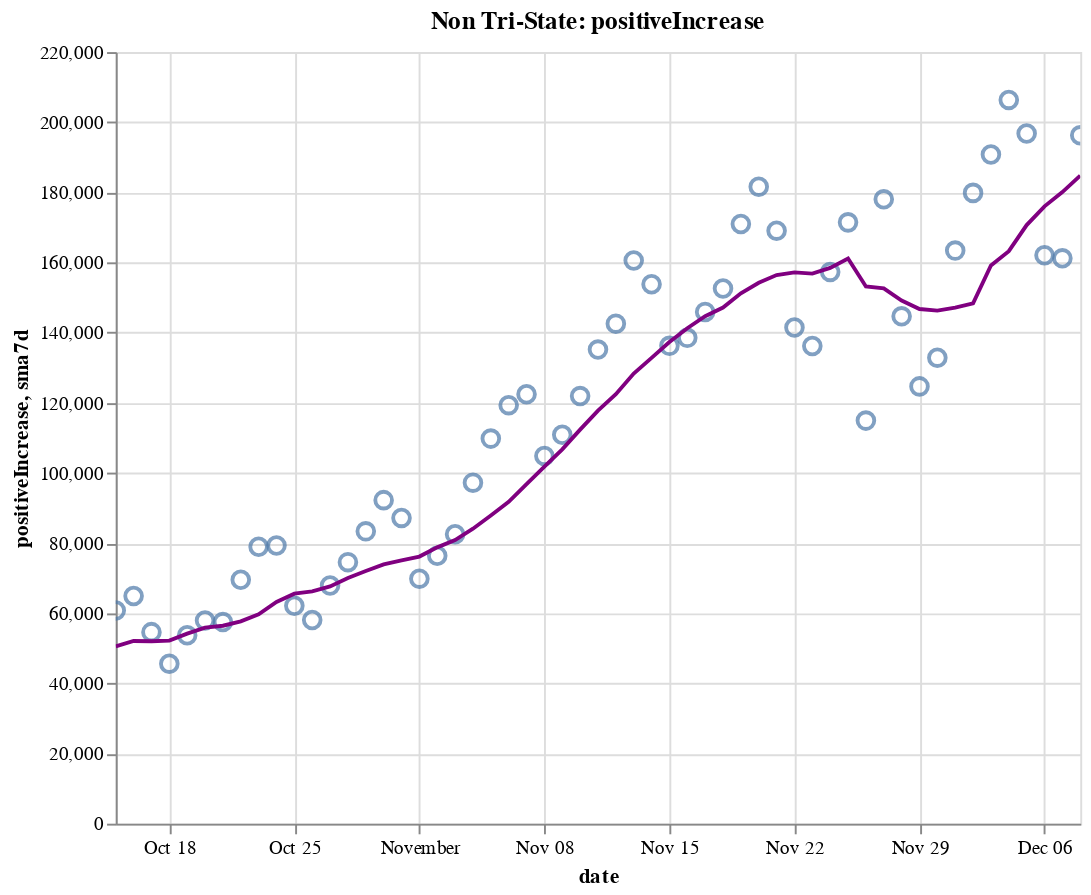

The cell this chart's notebook holds for it:
### Code cell
create_plot(non_tristate, 'positiveIncrease')

### Figure 1 — Vega-Lite specification as saved in the notebook (floating-point values rounded to 4 significant figures)
{"config": {"view": {"continuousWidth": 400, "continuousHeight": 300}}, "layer": [{"layer": [{"mark": {"type": "point", "size": 75}, "encoding": {"tooltip": [{"type": "temporal", "field": "date"}, {"type": "quantitative", "field": "positiveIncrease"}, {"type": "quantitative", "field": "sma7d"}], "x": {"type": "temporal", "field": "date"}, "y": {"type": "quantitative", "field": "positiveIncrease"}}, "selection": {"selector014": {"type": "interval", "bind": "scales", "encodings": ["x", "y"]}}}, {"mark": {"type": "line", "color": "purple"}, "encoding": {"x": {"type": "temporal", "field": "date"}, "y": {"type": "quantitative", "field": "sma7d"}}}]}, {"mark": {"type": "rule", "color": "#aaa"}, "encoding": {"x": {"type": "temporal", "field": "date"}}, "transform": [{"filter": {"selection": "selector013"}}]}, {"mark": "circle", "encoding": {"opacity": {"condition": {"value": 1, "selection": "selector013"}, "value": 0}, "tooltip": [{"type": "temporal", "field": "date"}, {"type": "quantitative", "field": "positiveIncrease"}, {"type": "quantitative", "field": "sma7d"}], "x": {"type": "temporal", "field": "date"}, "y": {"type": "quantitative", "field": "positiveIncrease"}}, "selection": {"selector013": {"type": "single", "encodings": ["x"], "on": "mouseover", "nearest": true, "empty": "none"}}}, {"mark": {"type": "text", "align": "left", "dx": 5, "dy": -5, "stroke": "white", "strokeWidth": 2}, "encoding": {"text": {"type": "quantitative", "field": "positiveIncrease"}, "tooltip": [{"type": "temporal", "field": "date"}, {"type": "quantitative", "field": "positiveIncrease"}, {"type": "quantitative", "field": "sma7d"}], "x": {"type": "temporal", "field": "date"}, "y": {"type": "quantitative", "field": "positiveIncrease"}}, "transform": [{"filter": {"selection": "selector013"}}]}, {"mark": {"type": "text", "align": "left", "dx": 5, "dy": -5}, "encoding": {"text": {"type": "quantitative", "field": "positiveIncrease"}, "tooltip": [{"type": "temporal", "field": "date"}, {"type": "quantitative", "field": "positiveIncrease"}, {"type": "quantitative", "field": "sma7d"}], "x": {"type": "temporal", "field": "date"}, "y": {"type": "quantitative", "field": "positiveIncrease"}}, "transform": [{"filter": {"selection": "selector013"}}]}], "data": {"name": "data-5db820fd0b51b28b0c0710168b664470"}, "height": 400, "title": "Non Tri-State: positiveIncrease", "width": 500, "$schema": "https://vega.github.io/schema/vega-lite/v4.8.1.json", "datasets": {"data-5db820fd0b51b28b0c0710168b664470": [{"date": "2020-10-15T00:00:00", "totalTestResultsIncrease": 926800.0, "positiveIncrease": 60800.0, "death": 163100.0, "deathIncrease": 908.0, "positiveRate": 0.066, "state": "Non Tri-State", "sma7d": 50540.0}, {"date": "2020-10-16T00:00:00", "totalTestResultsIncrease": 1031000.0, "positiveIncrease": 64930.0, "death": 164000.0, "deathIncrease": 880.0, "positiveRate": 0.063, "state": "Non Tri-State", "sma7d": 52100.0}, {"date": "2020-10-17T00:00:00", "totalTestResultsIncrease": 1104000.0, "positiveIncrease": 54610.0, "death": 164700.0, "deathIncrease": 762.0, "positiveRate": 0.049, "state": "Non Tri-State", "sma7d": 52030.0}, {"date": "2020-10-18T00:00:00", "totalTestResultsIncrease": 921600.0, "positiveIncrease": 45620.0, "death": 165100.0, "deathIncrease": 388.0, "positiveRate": 0.049, "state": "Non Tri-State", "sma7d": 52210.0}, {"date": "2020-10-19T00:00:00", "totalTestResultsIncrease": 900100.0, "positiveIncrease": 53730.0, "death": 165500.0, "deathIncrease": 426.0, "positiveRate": 0.06, "state": "Non Tri-State", "sma7d": 54190.0}, {"date": "2020-10-20T00:00:00", "totalTestResultsIncrease": 829900.0, "positiveIncrease": 57930.0, "death": 166300.0, "deathIncrease": 806.0, "positiveRate": 0.07, "state": "Non Tri-State", "sma7d": 55910.0}, {"date": "2020-10-21T00:00:00", "totalTestResultsIncrease": 772300.0, "positiveIncrease": 57490.0, "death": 167300.0, "deathIncrease": 986.0, "positiveRate": 0.074, "state": "Non Tri-State", "sma7d": 56440.0}, {"date": "2020-10-22T00:00:00", "totalTestResultsIncrease": 1039000.0, "positiveIncrease": 69550.0, "death": 168400.0, "deathIncrease": 1091.0, "positiveRate": 0.067, "state": "Non Tri-State", "sma7d": 57690.0}, {"date": "2020-10-23T00:00:00", "totalTestResultsIncrease": 1178000.0, "positiveIncrease": 78970.0, "death": 169300.0, "deathIncrease": 905.0, "positiveRate": 0.067, "state": "Non Tri-State", "sma7d": 59700.0}, {"date": "2020-10-24T00:00:00", "totalTestResultsIncrease": 1165000.0, "positiveIncrease": 79320.0, "death": 170200.0, "deathIncrease": 869.0, "positiveRate": 0.068, "state": "Non Tri-State", "sma7d": 63230.0}, {"date": "2020-10-25T00:00:00", "totalTestResultsIncrease": 1021000.0, "positiveIncrease": 62130.0, "death": 170600.0, "deathIncrease": 366.0, "positiveRate": 0.061, "state": "Non Tri-State", "sma7d": 65590.0}, {"date": "2020-10-26T00:00:00", "totalTestResultsIncrease": 967400.0, "positiveIncrease": 58070.0, "death": 170900.0, "deathIncrease": 371.0, "positiveRate": 0.06, "state": "Non Tri-State", "sma7d": 66210.0}, {"date": "2020-10-27T00:00:00", "totalTestResultsIncrease": 916900.0, "positiveIncrease": 67910.0, "death": 171800.0, "deathIncrease": 883.0, "positiveRate": 0.074, "state": "Non Tri-State", "sma7d": 67630.0}, {"date": "2020-10-28T00:00:00", "totalTestResultsIncrease": 913400.0, "positiveIncrease": 74560.0, "death": 172800.0, "deathIncrease": 1002.0, "positiveRate": 0.082, "state": "Non Tri-State", "sma7d": 70070.0}, {"date": "2020-10-29T00:00:00", "totalTestResultsIncrease": 1093000.0, "positiveIncrease": 83360.0, "death": 173800.0, "deathIncrease": 1005.0, "positiveRate": 0.076, "state": "Non Tri-State", "sma7d": 72050.0}, {"date": "2020-10-30T00:00:00", "totalTestResultsIncrease": 1184000.0, "positiveIncrease": 92250.0, "death": 174700.0, "deathIncrease": 921.0, "positiveRate": 0.078, "state": "Non Tri-State", "sma7d": 73940.0}, {"date": "2020-10-31T00:00:00", "totalTestResultsIncrease": 1172000.0, "positiveIncrease": 87170.0, "death": 175700.0, "deathIncrease": 949.0, "positiveRate": 0.074, "state": "Non Tri-State", "sma7d": 75060.0}, {"date": "2020-11-01T00:00:00", "totalTestResultsIncrease": 977200.0, "positiveIncrease": 69850.0, "death": 176100.0, "deathIncrease": 374.0, "positiveRate": 0.071, "state": "Non Tri-State", "sma7d": 76170.0}, {"date": "2020-11-02T00:00:00", "totalTestResultsIncrease": 1087000.0, "positiveIncrease": 76400.0, "death": 176500.0, "deathIncrease": 463.0, "positiveRate": 0.07, "state": "Non Tri-State", "sma7d": 78780.0}, {"date": "2020-11-03T00:00:00", "totalTestResultsIncrease": 956000.0, "positiveIncrease": 82520.0, "death": 178000.0, "deathIncrease": 1481.0, "positiveRate": 0.086, "state": "Non Tri-State", "sma7d": 80870.0}, {"date": "2020-11-04T00:00:00", "totalTestResultsIncrease": 1053000.0, "positiveIncrease": 97230.0, "death": 179100.0, "deathIncrease": 1068.0, "positiveRate": 0.092, "state": "Non Tri-State", "sma7d": 84110.0}, {"date": "2020-11-05T00:00:00", "totalTestResultsIncrease": 1299000.0, "positiveIncrease": 109800.0, "death": 180200.0, "deathIncrease": 1099.0, "positiveRate": 0.085, "state": "Non Tri-State", "sma7d": 87890.0}, {"date": "2020-11-06T00:00:00", "totalTestResultsIncrease": 1328000.0, "positiveIncrease": 119300.0, "death": 181300.0, "deathIncrease": 1127.0, "positiveRate": 0.09, "state": "Non Tri-State", "sma7d": 91760.0}, {"date": "2020-11-07T00:00:00", "totalTestResultsIncrease": 1150000.0, "positiveIncrease": 122400.0, "death": 182400.0, "deathIncrease": 1092.0, "positiveRate": 0.107, "state": "Non Tri-State", "sma7d": 96790.0}, {"date": "2020-11-08T00:00:00", "totalTestResultsIncrease": 1105000.0, "positiveIncrease": 104800.0, "death": 182900.0, "deathIncrease": 473.0, "positiveRate": 0.095, "state": "Non Tri-State", "sma7d": 101800.0}, {"date": "2020-11-09T00:00:00", "totalTestResultsIncrease": 1243000.0, "positiveIncrease": 110900.0, "death": 183400.0, "deathIncrease": 513.0, "positiveRate": 0.089, "state": "Non Tri-State", "sma7d": 106700.0}, {"date": "2020-11-10T00:00:00", "totalTestResultsIncrease": 1097000.0, "positiveIncrease": 121900.0, "death": 184700.0, "deathIncrease": 1298.0, "positiveRate": 0.111, "state": "Non Tri-State", "sma7d": 112300.0}, {"date": "2020-11-11T00:00:00", "totalTestResultsIncrease": 1173000.0, "positiveIncrease": 135200.0, "death": 186200.0, "deathIncrease": 1518.0, "positiveRate": 0.115, "state": "Non Tri-State", "sma7d": 117800.0}, {"date": "2020-11-12T00:00:00", "totalTestResultsIncrease": 1249000.0, "positiveIncrease": 142600.0, "death": 187300.0, "deathIncrease": 1061.0, "positiveRate": 0.114, "state": "Non Tri-State", "sma7d": 122500.0}, {"date": "2020-11-13T00:00:00", "totalTestResultsIncrease": 1406000.0, "positiveIncrease": 160600.0, "death": 188500.0, "deathIncrease": 1206.0, "positiveRate": 0.114, "state": "Non Tri-State", "sma7d": 128300.0}, {"date": "2020-11-14T00:00:00", "totalTestResultsIncrease": 1436000.0, "positiveIncrease": 153800.0, "death": 189700.0, "deathIncrease": 1281.0, "positiveRate": 0.107, "state": "Non Tri-State", "sma7d": 132800.0}, {"date": "2020-11-15T00:00:00", "totalTestResultsIncrease": 1354000.0, "positiveIncrease": 136200.0, "death": 190400.0, "deathIncrease": 639.0, "positiveRate": 0.101, "state": "Non Tri-State", "sma7d": 137300.0}, {"date": "2020-11-16T00:00:00", "totalTestResultsIncrease": 1273000.0, "positiveIncrease": 138500.0, "death": 190900.0, "deathIncrease": 557.0, "positiveRate": 0.109, "state": "Non Tri-State", "sma7d": 141300.0}, {"date": "2020-11-17T00:00:00", "totalTestResultsIncrease": 1285000.0, "positiveIncrease": 145900.0, "death": 192400.0, "deathIncrease": 1475.0, "positiveRate": 0.114, "state": "Non Tri-State", "sma7d": 144700.0}, {"date": "2020-11-18T00:00:00", "totalTestResultsIncrease": 1259000.0, "positiveIncrease": 152600.0, "death": 194200.0, "deathIncrease": 1778.0, "positiveRate": 0.121, "state": "Non Tri-State", "sma7d": 147200.0}, {"date": "2020-11-19T00:00:00", "totalTestResultsIncrease": 1585000.0, "positiveIncrease": 171000.0, "death": 196100.0, "deathIncrease": 1880.0, "positiveRate": 0.108, "state": "Non Tri-State", "sma7d": 151200.0}, {"date": "2020-11-20T00:00:00", "totalTestResultsIncrease": 1635000.0, "positiveIncrease": 181600.0, "death": 197900.0, "deathIncrease": 1803.0, "positiveRate": 0.111, "state": "Non Tri-State", "sma7d": 154200.0}, {"date": "2020-11-21T00:00:00", "totalTestResultsIncrease": 1747000.0, "positiveIncrease": 169100.0, "death": 199300.0, "deathIncrease": 1444.0, "positiveRate": 0.097, "state": "Non Tri-State", "sma7d": 156400.0}, {"date": "2020-11-22T00:00:00", "totalTestResultsIncrease": 1494000.0, "positiveIncrease": 141500.0, "death": 200200.0, "deathIncrease": 852.0, "positiveRate": 0.095, "state": "Non Tri-State", "sma7d": 157200.0}, {"date": "2020-11-23T00:00:00", "totalTestResultsIncrease": 1404000.0, "positiveIncrease": 136200.0, "death": 201000.0, "deathIncrease": 868.0, "positiveRate": 0.097, "state": "Non Tri-State", "sma7d": 156800.0}, {"date": "2020-11-24T00:00:00", "totalTestResultsIncrease": 1562000.0, "positiveIncrease": 157300.0, "death": 203000.0, "deathIncrease": 1958.0, "positiveRate": 0.101, "state": "Non Tri-State", "sma7d": 158500.0}, {"date": "2020-11-25T00:00:00", "totalTestResultsIncrease": 1414000.0, "positiveIncrease": 171400.0, "death": 205100.0, "deathIncrease": 2136.0, "positiveRate": 0.121, "state": "Non Tri-State", "sma7d": 161200.0}, {"date": "2020-11-26T00:00:00", "totalTestResultsIncrease": 948000.0, "positiveIncrease": 114900.0, "death": 206400.0, "deathIncrease": 1230.0, "positiveRate": 0.121, "state": "Non Tri-State", "sma7d": 153200.0}, {"date": "2020-11-27T00:00:00", "totalTestResultsIncrease": 1831000.0, "positiveIncrease": 178000.0, "death": 207600.0, "deathIncrease": 1281.0, "positiveRate": 0.097, "state": "Non Tri-State", "sma7d": 152600.0}, {"date": "2020-11-28T00:00:00", "totalTestResultsIncrease": 1450000.0, "positiveIncrease": 144700.0, "death": 208800.0, "deathIncrease": 1178.0, "positiveRate": 0.1, "state": "Non Tri-State", "sma7d": 149200.0}, {"date": "2020-11-29T00:00:00", "totalTestResultsIncrease": 1129000.0, "positiveIncrease": 124700.0, "death": 209600.0, "deathIncrease": 732.0, "positiveRate": 0.11, "state": "Non Tri-State", "sma7d": 146800.0}, {"date": "2020-11-30T00:00:00", "totalTestResultsIncrease": 1208000.0, "positiveIncrease": 132900.0, "death": 210600.0, "deathIncrease": 1005.0, "positiveRate": 0.11, "state": "Non Tri-State", "sma7d": 146300.0}, {"date": "2020-12-01T00:00:00", "totalTestResultsIncrease": 2165000.0, "positiveIncrease": 163400.0, "death": 212800.0, "deathIncrease": 2294.0, "positiveRate": 0.075, "state": "Non Tri-State", "sma7d": 147100.0}, {"date": "2020-12-02T00:00:00", "totalTestResultsIncrease": 1182000.0, "positiveIncrease": 179900.0, "death": 215400.0, "deathIncrease": 2547.0, "positiveRate": 0.152, "state": "Non Tri-State", "sma7d": 148300.0}, {"date": "2020-12-03T00:00:00", "totalTestResultsIncrease": 1515000.0, "positiveIncrease": 190800.0, "death": 218000.0, "deathIncrease": 2556.0, "positiveRate": 0.126, "state": "Non Tri-State", "sma7d": 159200.0}, {"date": "2020-12-04T00:00:00", "totalTestResultsIncrease": 1613000.0, "positiveIncrease": 206400.0, "death": 220400.0, "deathIncrease": 2420.0, "positiveRate": 0.128, "state": "Non Tri-State", "sma7d": 163200.0}, {"date": "2020-12-05T00:00:00", "totalTestResultsIncrease": 1877000.0, "positiveIncrease": 196800.0, "death": 222700.0, "deathIncrease": 2338.0, "positiveRate": 0.105, "state": "Non Tri-State", "sma7d": 170700.0}, {"date": "2020-12-06T00:00:00", "totalTestResultsIncrease": 1436000.0, "positiveIncrease": 162100.0, "death": 223800.0, "deathIncrease": 1071.0, "positiveRate": 0.113, "state": "Non Tri-State", "sma7d": 176000.0}, {"date": "2020-12-07T00:00:00", "totalTestResultsIncrease": 1556000.0, "positiveIncrease": 161200.0, "death": 225000.0, "deathIncrease": 1171.0, "positiveRate": 0.104, "state": "Non Tri-State", "sma7d": 180100.0}, {"date": "2020-12-08T00:00:00", "totalTestResultsIncrease": 1389000.0, "positiveIncrease": 196300.0, "death": 227400.0, "deathIncrease": 2439.0, "positiveRate": 0.141, "state": "Non Tri-State", "sma7d": 184800.0}]}}
